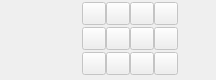
<?xml version="1.0" encoding="UTF-8"?>
<ui version="4.0">
 <class>qMRMLThreeDViewControllerWidget</class>
 <widget class="QWidget" name="qMRMLThreeDViewControllerWidget">
  <property name="geometry">
   <rect>
    <x>0</x>
    <y>0</y>
    <width>216</width>
    <height>80</height>
   </rect>
  </property>
  <property name="sizePolicy">
   <sizepolicy hsizetype="Preferred" vsizetype="Maximum">
    <horstretch>0</horstretch>
    <verstretch>0</verstretch>
   </sizepolicy>
  </property>
  <property name="windowTitle">
   <string>3D View Controller</string>
  </property>
  <layout class="QHBoxLayout" name="horizontalLayout">
   <property name="margin">
    <number>0</number>
   </property>
   <item>
    <widget class="ctkAxesWidget" name="AxesWidget" native="true">
     <property name="sizePolicy">
      <sizepolicy hsizetype="Fixed" vsizetype="Ignored">
       <horstretch>0</horstretch>
       <verstretch>0</verstretch>
      </sizepolicy>
     </property>
     <property name="autoReset" stdset="0">
      <bool>true</bool>
     </property>
    </widget>
   </item>
   <item>
    <layout class="QGridLayout" name="gridLayout">
     <property name="spacing">
      <number>0</number>
     </property>
     <item row="0" column="0">
      <widget class="QToolButton" name="CenterButton">
       <property name="enabled">
        <bool>false</bool>
       </property>
       <property name="toolTip">
        <string>Center the 3D view on the scene.</string>
       </property>
      </widget>
     </item>
     <item row="1" column="0">
      <widget class="QToolButton" name="OrthoButton">
       <property name="enabled">
        <bool>false</bool>
       </property>
       <property name="toolTip">
        <string>Toggle between orthographic and perspective rendering in the 3D view.</string>
       </property>
       <property name="text">
        <string/>
       </property>
       <property name="icon">
        <iconset resource="../qMRMLWidgets.qrc">
         <normaloff>:/Icons/ViewPerspective.png</normaloff>
         <normalon>:/Icons/ViewOrtho.png</normalon>:/Icons/ViewPerspective.png</iconset>
       </property>
       <property name="checkable">
        <bool>true</bool>
       </property>
      </widget>
     </item>
     <item row="2" column="0">
      <widget class="QToolButton" name="VisibilityButton">
       <property name="enabled">
        <bool>false</bool>
       </property>
       <property name="toolTip">
        <string>Toggle visibility of elements in the 3D view.</string>
       </property>
       <property name="text">
        <string/>
       </property>
       <property name="icon">
        <iconset resource="../qMRMLWidgets.qrc">
         <normaloff>:/Icons/VisibleOn.png</normaloff>:/Icons/VisibleOn.png</iconset>
       </property>
       <property name="popupMode">
        <enum>QToolButton::InstantPopup</enum>
       </property>
      </widget>
     </item>
     <item row="2" column="1">
      <widget class="QToolButton" name="StereoButton">
       <property name="enabled">
        <bool>false</bool>
       </property>
       <property name="toolTip">
        <string>Select among stereo viewing options (3DSlicer must be started with stereo enabled to use these features).</string>
       </property>
       <property name="text">
        <string/>
       </property>
       <property name="icon">
        <iconset resource="../qMRMLWidgets.qrc">
         <normaloff>:/Icons/ViewStereo.png</normaloff>:/Icons/ViewStereo.png</iconset>
       </property>
       <property name="popupMode">
        <enum>QToolButton::InstantPopup</enum>
       </property>
      </widget>
     </item>
     <item row="1" column="1">
      <widget class="QToolButton" name="ZoomOutButton">
       <property name="enabled">
        <bool>false</bool>
       </property>
       <property name="toolTip">
        <string>Zoom out of the scene by a small amount.</string>
       </property>
       <property name="text">
        <string/>
       </property>
       <property name="icon">
        <iconset resource="../qMRMLWidgets.qrc">
         <normaloff>:/Icons/ViewZoomOut.png</normaloff>:/Icons/ViewZoomOut.png</iconset>
       </property>
       <property name="autoRepeat">
        <bool>true</bool>
       </property>
      </widget>
     </item>
     <item row="0" column="1">
      <widget class="QToolButton" name="ZoomInButton">
       <property name="enabled">
        <bool>false</bool>
       </property>
       <property name="toolTip">
        <string>Zoom in on the scene by a small amount.</string>
       </property>
       <property name="text">
        <string/>
       </property>
       <property name="icon">
        <iconset resource="../qMRMLWidgets.qrc">
         <normaloff>:/Icons/ViewZoomIn.png</normaloff>:/Icons/ViewZoomIn.png</iconset>
       </property>
       <property name="autoRepeat">
        <bool>true</bool>
       </property>
      </widget>
     </item>
     <item row="0" column="2">
      <widget class="QToolButton" name="RollButton">
       <property name="enabled">
        <bool>false</bool>
       </property>
       <property name="toolTip">
        <string>Roll the view of the scene.</string>
       </property>
       <property name="text">
        <string/>
       </property>
       <property name="icon">
        <iconset resource="../qMRMLWidgets.qrc">
         <normaloff>:/Icons/ViewRoll.png</normaloff>:/Icons/ViewRoll.png</iconset>
       </property>
       <property name="autoRepeat">
        <bool>true</bool>
       </property>
      </widget>
     </item>
     <item row="1" column="2">
      <widget class="QToolButton" name="YawButton">
       <property name="enabled">
        <bool>false</bool>
       </property>
       <property name="toolTip">
        <string>Yaw the view of the scene.</string>
       </property>
       <property name="text">
        <string/>
       </property>
       <property name="icon">
        <iconset resource="../qMRMLWidgets.qrc">
         <normaloff>:/Icons/ViewYaw.png</normaloff>:/Icons/ViewYaw.png</iconset>
       </property>
       <property name="autoRepeat">
        <bool>true</bool>
       </property>
      </widget>
     </item>
     <item row="0" column="3">
      <widget class="QToolButton" name="SpinButton">
       <property name="enabled">
        <bool>false</bool>
       </property>
       <property name="toolTip">
        <string>Spin the 3D view.</string>
       </property>
       <property name="text">
        <string/>
       </property>
       <property name="icon">
        <iconset resource="../qMRMLWidgets.qrc">
         <normaloff>:/Icons/ViewSpin.png</normaloff>:/Icons/ViewSpin.png</iconset>
       </property>
       <property name="checkable">
        <bool>true</bool>
       </property>
      </widget>
     </item>
     <item row="1" column="3">
      <widget class="QToolButton" name="RockButton">
       <property name="enabled">
        <bool>false</bool>
       </property>
       <property name="toolTip">
        <string>Rock the 3D view.</string>
       </property>
       <property name="text">
        <string/>
       </property>
       <property name="icon">
        <iconset resource="../qMRMLWidgets.qrc">
         <normaloff>:/Icons/ViewRock.png</normaloff>:/Icons/ViewRock.png</iconset>
       </property>
       <property name="checkable">
        <bool>true</bool>
       </property>
      </widget>
     </item>
     <item row="2" column="3">
      <widget class="QToolButton" name="MoreToolButton">
       <property name="enabled">
        <bool>false</bool>
       </property>
       <property name="text">
        <string/>
       </property>
       <property name="icon">
        <iconset resource="../qMRMLWidgets.qrc">
         <normaloff>:/Icons/SliceMoreOptions.png</normaloff>:/Icons/SliceMoreOptions.png</iconset>
       </property>
       <property name="popupMode">
        <enum>QToolButton::InstantPopup</enum>
       </property>
      </widget>
     </item>
     <item row="2" column="2">
      <widget class="QToolButton" name="PitchButton">
       <property name="enabled">
        <bool>false</bool>
       </property>
       <property name="toolTip">
        <string>Pitch the view of the scene.</string>
       </property>
       <property name="text">
        <string/>
       </property>
       <property name="icon">
        <iconset resource="../qMRMLWidgets.qrc">
         <normaloff>:/Icons/ViewPitch.png</normaloff>:/Icons/ViewPitch.png</iconset>
       </property>
       <property name="autoRepeat">
        <bool>true</bool>
       </property>
      </widget>
     </item>
    </layout>
   </item>
  </layout>
  <action name="actionNoStereo">
   <property name="checkable">
    <bool>true</bool>
   </property>
   <property name="checked">
    <bool>true</bool>
   </property>
   <property name="text">
    <string>No Stereo</string>
   </property>
  </action>
  <action name="actionSwitchToRedBlueStereo">
   <property name="checkable">
    <bool>true</bool>
   </property>
   <property name="text">
    <string>Red/blue</string>
   </property>
  </action>
  <action name="actionSwitchToAnaglyphStereo">
   <property name="checkable">
    <bool>true</bool>
   </property>
   <property name="text">
    <string>Anaglyph</string>
   </property>
  </action>
  <action name="actionSwitchToQuadBufferStereo">
   <property name="checkable">
    <bool>true</bool>
   </property>
   <property name="text">
    <string>QuadBuffer</string>
   </property>
  </action>
  <action name="actionSwitchToInterlacedStereo">
   <property name="checkable">
    <bool>true</bool>
   </property>
   <property name="text">
    <string>Interlaced</string>
   </property>
   <property name="toolTip">
    <string>Switch to Interlaced stereo mode</string>
   </property>
  </action>
  <action name="actionSet3DAxisVisible">
   <property name="checkable">
    <bool>true</bool>
   </property>
   <property name="checked">
    <bool>true</bool>
   </property>
   <property name="text">
    <string>3D cube</string>
   </property>
  </action>
  <action name="actionSet3DAxisLabelVisible">
   <property name="checkable">
    <bool>true</bool>
   </property>
   <property name="checked">
    <bool>true</bool>
   </property>
   <property name="text">
    <string>3D axis label</string>
   </property>
  </action>
  <action name="actionSetLightBlueBackground">
   <property name="checkable">
    <bool>true</bool>
   </property>
   <property name="checked">
    <bool>true</bool>
   </property>
   <property name="text">
    <string>Light blue background</string>
   </property>
   <property name="toolTip">
    <string>Set light blue background</string>
   </property>
  </action>
  <action name="actionSetBlackBackground">
   <property name="checkable">
    <bool>true</bool>
   </property>
   <property name="text">
    <string>Black background</string>
   </property>
   <property name="toolTip">
    <string>Set black background</string>
   </property>
  </action>
  <action name="actionSetWhiteBackground">
   <property name="checkable">
    <bool>true</bool>
   </property>
   <property name="text">
    <string>White background</string>
   </property>
   <property name="toolTip">
    <string>Set white background</string>
   </property>
  </action>
  <action name="actionCenter">
   <property name="icon">
    <iconset resource="../qMRMLWidgets.qrc">
     <normaloff>:/Icons/ViewCenter.png</normaloff>:/Icons/ViewCenter.png</iconset>
   </property>
   <property name="text">
    <string>Center</string>
   </property>
   <property name="toolTip">
    <string>Center the 3D view on the scene</string>
   </property>
  </action>
  <action name="actionUseDepthPeeling">
   <property name="checkable">
    <bool>true</bool>
   </property>
   <property name="text">
    <string>Use depth peeling</string>
   </property>
   <property name="toolTip">
    <string>Depth peeling is used to render transparent surface models in order</string>
   </property>
  </action>
  <action name="actionSetFPSVisible">
   <property name="checkable">
    <bool>true</bool>
   </property>
   <property name="icon">
    <iconset resource="../qMRMLWidgets.qrc">
     <normaloff>:/Icons/ViewFPS.png</normaloff>:/Icons/ViewFPS.png</iconset>
   </property>
   <property name="text">
    <string>Show/Hide frames per second (FPS)</string>
   </property>
  </action>
  <action name="actionSwitchToUserDefinedStereo_1">
   <property name="checkable">
    <bool>true</bool>
   </property>
   <property name="text">
    <string>User Defined 1</string>
   </property>
   <property name="toolTip">
    <string>Switch to user defined stereo mode 1</string>
   </property>
  </action>
  <action name="actionSwitchToUserDefinedStereo_2">
   <property name="checkable">
    <bool>true</bool>
   </property>
   <property name="text">
    <string>User Defined 2</string>
   </property>
   <property name="toolTip">
    <string>Switch to user defined stereo mode 2</string>
   </property>
  </action>
  <action name="actionSwitchToUserDefinedStereo_3">
   <property name="checkable">
    <bool>true</bool>
   </property>
   <property name="text">
    <string>User Defined 3</string>
   </property>
   <property name="toolTip">
    <string>Switch to user defined stereo mode 3</string>
   </property>
  </action>
 </widget>
 <customwidgets>
  <customwidget>
   <class>ctkAxesWidget</class>
   <extends>QWidget</extends>
   <header>ctkAxesWidget.h</header>
  </customwidget>
 </customwidgets>
 <resources>
  <include location="../qMRMLWidgets.qrc"/>
 </resources>
 <connections/>
</ui>
